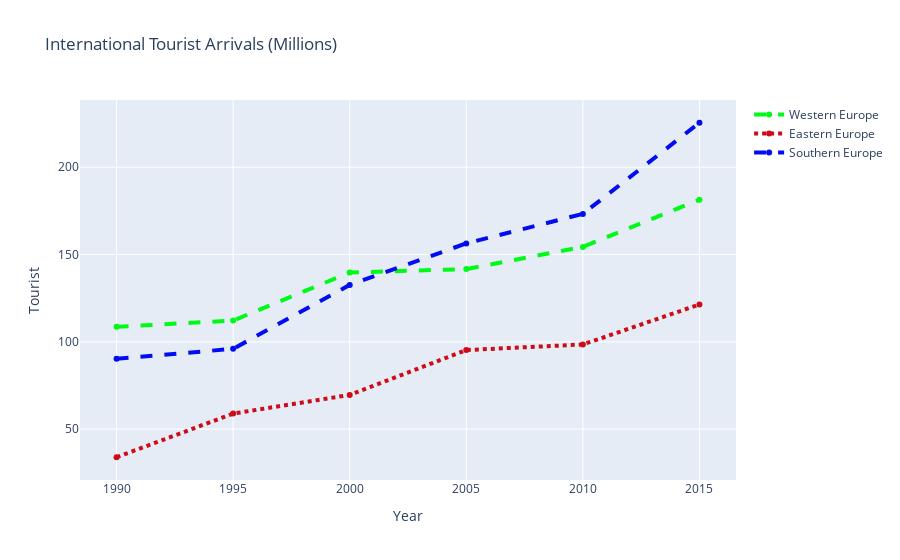

The code cell stored with this chart in its notebook:
### Code cell
fig = dict(data=viz, layout=layout)

py.iplot(fig)

### Figure 1 — Plotly figure (JSON) as saved in the notebook; plotly's stock layout.template omitted (floating-point values rounded to 4 significant figures)
{"data": [{"line": {"color": "rgb(0, 250, 24)", "dash": "dash", "width": 4}, "name": "Western Europe", "type": "scatter", "x": [1990, 1995, 2000, 2005, 2010, 2015], "y": [108.6, 112.2, 139.7, 141.7, 154.4, 181.4]}, {"line": {"color": "rgb(205, 12, 24)", "dash": "dot", "width": 4}, "name": "Eastern Europe", "type": "scatter", "x": [1990, 1995, 2000, 2005, 2010, 2015], "y": [33.9, 58.9, 69.6, 95.3, 98.5, 121.4]}, {"line": {"color": "rgb(2, 12, 240, 191)", "dash": "dash", "width": 4}, "name": "Southern Europe", "type": "scatter", "x": [1990, 1995, 2000, 2005, 2010, 2015], "y": [90.3, 96, 132.6, 156.4, 173.3, 225.5]}], "layout": {"title": {"text": "International Tourist Arrivals (Millions)"}, "xaxis": {"title": {"text": "Year"}}, "yaxis": {"title": {"text": "Tourist"}}}}
